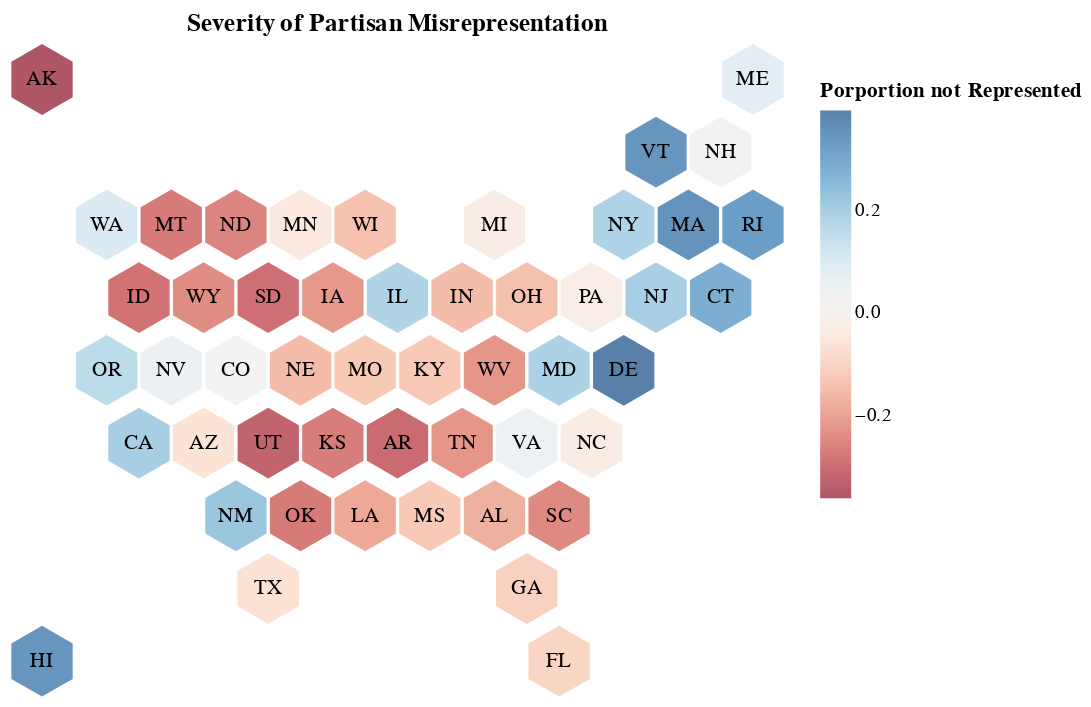

Here is the notebook cell this chart was saved with:
### Code cell
get_viz(2022,"Democratic","Cartogram")

### Figure 1 — Vega-Lite specification as saved in the notebook (floating-point values rounded to 4 significant figures)
{"config": {"view": {"continuousWidth": 400, "continuousHeight": 300, "strokeWidth": 0}, "axis": {"grid": false}, "point": {"filled": true, "shape": "M0,-2.3094010768L2,-1.1547005384 2,1.1547005384 0,2.3094010768 -2,1.1547005384 -2,-1.1547005384Z", "size": 250}}, "layer": [{"mark": "point", "encoding": {"color": {"field": "porp_loss", "legend": {"title": "Porportion not Represented"}, "scale": {"scheme": "redblue"}, "type": "quantitative"}, "text": {"field": "ST", "type": "nominal"}, "tooltip": [{"field": "porp_text", "title": "Porportion Lost", "type": "nominal"}, {"field": "dist_text", "title": "District Deficit", "type": "nominal"}], "x": {"axis": null, "field": "X", "type": "quantitative"}, "y": {"axis": null, "field": "Y", "type": "quantitative"}}}, {"mark": {"type": "text", "align": "center"}, "encoding": {"text": {"field": "ST", "type": "nominal"}, "x": {"field": "X", "type": "quantitative"}, "y": {"field": "Y", "type": "quantitative"}}, "title": "Severity of Partisan Misrepresentation"}], "data": {"name": "data-806e8a8c02b05819747b2dd9f82814bb"}, "$schema": "https://vega.github.io/schema/vega-lite/v4.17.0.json", "datasets": {"data-806e8a8c02b05819747b2dd9f82814bb": [{"year": 2022, "ST": "AL", "PVI": "R+15", "metric": 0.65, "dist_loss": -1.222, "porp_loss": -0.1746, "porp_text": "17% Excluded, Against Dems", "dist_text": "1.22 Dem Districts Lost", "lean": "Dems Excluded", "State": "Alabama", "congress": 118, "Period": "118th Congress (2022)", "event": "2022 Redistricting", "dist_loss_agg": -31.02, "dist_loss_net": 1.582, "status": "Multi District", "state": "Alabama", "Y": -6, "X": 7.5}, {"year": 2022, "ST": "AK", "PVI": "R+9", "metric": 0.59, "dist_loss": -0.3635, "porp_loss": -0.3635, "porp_text": "36% Excluded, Against Dems", "dist_text": "0.36 Dem Districts Lost", "lean": "Dems Excluded", "State": "Alaska", "congress": 118, "Period": "118th Congress (2022)", "event": "2022 Redistricting", "dist_loss_agg": -31.02, "dist_loss_net": 1.582, "status": "Single District", "state": "Alaska", "Y": 0, "X": 0.5}, {"year": 2022, "ST": "AZ", "PVI": "R+3", "metric": 0.53, "dist_loss": -0.5895, "porp_loss": -0.06551, "porp_text": "7% Excluded, Against Dems", "dist_text": "0.59 Dem Districts Lost", "lean": "Dems Excluded", "State": "Arizona", "congress": 118, "Period": "118th Congress (2022)", "event": "2022 Redistricting", "dist_loss_agg": -31.02, "dist_loss_net": 1.582, "status": "Multi District", "state": "Arizona", "Y": -5, "X": 3.0}, {"year": 2022, "ST": "AR", "PVI": "R+16", "metric": 0.66, "dist_loss": -1.221, "porp_loss": -0.3051, "porp_text": "31% Excluded, Against Dems", "dist_text": "1.22 Dem Districts Lost", "lean": "Dems Excluded", "State": "Arkansas", "congress": 118, "Period": "118th Congress (2022)", "event": "2022 Redistricting", "dist_loss_agg": -31.02, "dist_loss_net": 1.582, "status": "Multi District", "state": "Arkansas", "Y": -5, "X": 6.0}, {"year": 2022, "ST": "FL", "PVI": "R+3", "metric": 0.53, "dist_loss": -2.793, "porp_loss": -0.09976, "porp_text": "10% Excluded, Against Dems", "dist_text": "2.79 Dem Districts Lost", "lean": "Dems Excluded", "State": "Florida", "congress": 118, "Period": "118th Congress (2022)", "event": "2022 Redistricting", "dist_loss_agg": -31.02, "dist_loss_net": 1.582, "status": "Multi District", "state": "Florida", "Y": -8, "X": 8.5}, {"year": 2022, "ST": "GA", "PVI": "R+3", "metric": 0.53, "dist_loss": -1.513, "porp_loss": -0.108, "porp_text": "11% Excluded, Against Dems", "dist_text": "1.51 Dem Districts Lost", "lean": "Dems Excluded", "State": "Georgia", "congress": 118, "Period": "118th Congress (2022)", "event": "2022 Redistricting", "dist_loss_agg": -31.02, "dist_loss_net": 1.582, "status": "Multi District", "state": "Georgia", "Y": -7, "X": 8.0}, {"year": 2022, "ST": "ID", "PVI": "R+19", "metric": 0.69, "dist_loss": -0.5735, "porp_loss": -0.2868, "porp_text": "28% Excluded, Against Dems", "dist_text": "0.57 Dem Districts Lost", "lean": "Dems Excluded", "State": "Idaho", "congress": 118, "Period": "118th Congress (2022)", "event": "2022 Redistricting", "dist_loss_agg": -31.02, "dist_loss_net": 1.582, "status": "Multi District", "state": "Idaho", "Y": -3, "X": 2.0}, {"year": 2022, "ST": "IN", "PVI": "R+11", "metric": 0.61, "dist_loss": -1.377, "porp_loss": -0.1529, "porp_text": "15% Excluded, Against Dems", "dist_text": "1.38 Dem Districts Lost", "lean": "Dems Excluded", "State": "Indiana", "congress": 118, "Period": "118th Congress (2022)", "event": "2022 Redistricting", "dist_loss_agg": -31.02, "dist_loss_net": 1.582, "status": "Multi District", "state": "Indiana", "Y": -3, "X": 7.0}, {"year": 2022, "ST": "IA", "PVI": "R+6", "metric": 0.56, "dist_loss": -0.8788, "porp_loss": -0.2197, "porp_text": "22% Excluded, Against Dems", "dist_text": "0.88 Dem Districts Lost", "lean": "Dems Excluded", "State": "Iowa", "congress": 118, "Period": "118th Congress (2022)", "event": "2022 Redistricting", "dist_loss_agg": -31.02, "dist_loss_net": 1.582, "status": "Multi District", "state": "Iowa", "Y": -3, "X": 5.0}, {"year": 2022, "ST": "KS", "PVI": "R+11", "metric": 0.61, "dist_loss": -1.074, "porp_loss": -0.2686, "porp_text": "27% Excluded, Against Dems", "dist_text": "1.07 Dem Districts Lost", "lean": "Dems Excluded", "State": "Kansas", "congress": 118, "Period": "118th Congress (2022)", "event": "2022 Redistricting", "dist_loss_agg": -31.02, "dist_loss_net": 1.582, "status": "Multi District", "state": "Kansas", "Y": -5, "X": 5.0}, {"year": 2022, "ST": "KY", "PVI": "R+16", "metric": 0.66, "dist_loss": -0.7609, "porp_loss": -0.1268, "porp_text": "13% Excluded, Against Dems", "dist_text": "0.76 Dem Districts Lost", "lean": "Dems Excluded", "State": "Kentucky", "congress": 118, "Period": "118th Congress (2022)", "event": "2022 Redistricting", "dist_loss_agg": -31.02, "dist_loss_net": 1.582, "status": "Multi District", "state": "Kentucky", "Y": -4, "X": 6.5}, {"year": 2022, "ST": "LA", "PVI": "R+12", "metric": 0.62, "dist_loss": -1.145, "porp_loss": -0.1908, "porp_text": "19% Excluded, Against Dems", "dist_text": "1.14 Dem Districts Lost", "lean": "Dems Excluded", "State": "Louisiana", "congress": 118, "Period": "118th Congress (2022)", "event": "2022 Redistricting", "dist_loss_agg": -31.02, "dist_loss_net": 1.582, "status": "Multi District", "state": "Louisiana", "Y": -6, "X": 5.5}, {"year": 2022, "ST": "MI", "PVI": "R+1", "metric": 0.51, "dist_loss": -0.3562, "porp_loss": -0.0274, "porp_text": "3% Excluded, Against Dems", "dist_text": "0.36 Dem Districts Lost", "lean": "Dems Excluded", "State": "Michigan", "congress": 118, "Period": "118th Congress (2022)", "event": "2022 Redistricting", "dist_loss_agg": -31.02, "dist_loss_net": 1.582, "status": "Multi District", "state": "Michigan", "Y": -2, "X": 7.5}, {"year": 2022, "ST": "MN", "PVI": "D+1", "metric": 0.49, "dist_loss": -0.3455, "porp_loss": -0.04319, "porp_text": "4% Excluded, Against Dems", "dist_text": "0.35 Dem Districts Lost", "lean": "Dems Excluded", "State": "Minnesota", "congress": 118, "Period": "118th Congress (2022)", "event": "2022 Redistricting", "dist_loss_agg": -31.02, "dist_loss_net": 1.582, "status": "Multi District", "state": "Minnesota", "Y": -2, "X": 4.5}, {"year": 2022, "ST": "MS", "PVI": "R+10", "metric": 0.6, "dist_loss": -0.5115, "porp_loss": -0.1279, "porp_text": "13% Excluded, Against Dems", "dist_text": "0.51 Dem Districts Lost", "lean": "Dems Excluded", "State": "Mississippi", "congress": 118, "Period": "118th Congress (2022)", "event": "2022 Redistricting", "dist_loss_agg": -31.02, "dist_loss_net": 1.582, "status": "Multi District", "state": "Mississippi", "Y": -6, "X": 6.5}, {"year": 2022, "ST": "MO", "PVI": "R+11", "metric": 0.61, "dist_loss": -1.031, "porp_loss": -0.1289, "porp_text": "13% Excluded, Against Dems", "dist_text": "1.03 Dem Districts Lost", "lean": "Dems Excluded", "State": "Missouri (Anticipated)", "congress": 118, "Period": "118th Congress (2022)", "event": "2022 Redistricting", "dist_loss_agg": -31.02, "dist_loss_net": 1.582, "status": "Multi District", "state": "Missouri", "Y": -4, "X": 5.5}, {"year": 2022, "ST": "MT", "PVI": "R+11", "metric": 0.61, "dist_loss": -0.5429, "porp_loss": -0.2715, "porp_text": "27% Excluded, Against Dems", "dist_text": "0.54 Dem Districts Lost", "lean": "Dems Excluded", "State": "Montana", "congress": 118, "Period": "118th Congress (2022)", "event": "2022 Redistricting", "dist_loss_agg": -31.02, "dist_loss_net": 1.582, "status": "Multi District", "state": "Montana", "Y": -2, "X": 2.5}, {"year": 2022, "ST": "NE", "PVI": "R+13", "metric": 0.63, "dist_loss": -0.4659, "porp_loss": -0.1553, "porp_text": "16% Excluded, Against Dems", "dist_text": "0.47 Dem Districts Lost", "lean": "Dems Excluded", "State": "Nebraska ", "congress": 118, "Period": "118th Congress (2022)", "event": "2022 Redistricting", "dist_loss_agg": -31.02, "dist_loss_net": 1.582, "status": "Multi District", "state": "Nebraska ", "Y": -4, "X": 4.5}, {"year": 2022, "ST": "NC", "PVI": "R+3", "metric": 0.53, "dist_loss": -0.3828, "porp_loss": -0.02734, "porp_text": "3% Excluded, Against Dems", "dist_text": "0.38 Dem Districts Lost", "lean": "Dems Excluded", "State": "North Carolina ", "congress": 118, "Period": "118th Congress (2022)", "event": "2022 Redistricting", "dist_loss_agg": -31.02, "dist_loss_net": 1.582, "status": "Multi District", "state": "North Carolina ", "Y": -5, "X": 9.0}, {"year": 2022, "ST": "ND", "PVI": "R+20", "metric": 0.7, "dist_loss": -0.2535, "porp_loss": -0.2535, "porp_text": "25% Excluded, Against Dems", "dist_text": "0.25 Dem Districts Lost", "lean": "Dems Excluded", "State": "North Dakota ", "congress": 118, "Period": "118th Congress (2022)", "event": "2022 Redistricting", "dist_loss_agg": -31.02, "dist_loss_net": 1.582, "status": "Single District", "state": "North Dakota ", "Y": -2, "X": 3.5}, {"year": 2022, "ST": "OH", "PVI": "R+6", "metric": 0.56, "dist_loss": -2.209, "porp_loss": -0.1473, "porp_text": "15% Excluded, Against Dems", "dist_text": "2.21 Dem Districts Lost", "lean": "Dems Excluded", "State": "Ohio ", "congress": 118, "Period": "118th Congress (2022)", "event": "2022 Redistricting", "dist_loss_agg": -31.02, "dist_loss_net": 1.582, "status": "Multi District", "state": "Ohio ", "Y": -3, "X": 8.0}, {"year": 2022, "ST": "OK", "PVI": "R+20", "metric": 0.7, "dist_loss": -1.361, "porp_loss": -0.2721, "porp_text": "27% Excluded, Against Dems", "dist_text": "1.36 Dem Districts Lost", "lean": "Dems Excluded", "State": "Oklahoma ", "congress": 118, "Period": "118th Congress (2022)", "event": "2022 Redistricting", "dist_loss_agg": -31.02, "dist_loss_net": 1.582, "status": "Multi District", "state": "Oklahoma ", "Y": -6, "X": 4.5}, {"year": 2022, "ST": "PA", "PVI": "R+2", "metric": 0.52, "dist_loss": -0.3231, "porp_loss": -0.019, "porp_text": "2% Excluded, Against Dems", "dist_text": "0.32 Dem Districts Lost", "lean": "Dems Excluded", "State": "Pennsylvania", "congress": 118, "Period": "118th Congress (2022)", "event": "2022 Redistricting", "dist_loss_agg": -31.02, "dist_loss_net": 1.582, "status": "Multi District", "state": "Pennsylvania", "Y": -3, "X": 9.0}, {"year": 2022, "ST": "SC", "PVI": "R+8", "metric": 0.58, "dist_loss": -1.712, "porp_loss": -0.2446, "porp_text": "24% Excluded, Against Dems", "dist_text": "1.71 Dem Districts Lost", "lean": "Dems Excluded", "State": "South Carolina ", "congress": 118, "Period": "118th Congress (2022)", "event": "2022 Redistricting", "dist_loss_agg": -31.02, "dist_loss_net": 1.582, "status": "Multi District", "state": "South Carolina ", "Y": -6, "X": 8.5}, {"year": 2022, "ST": "SD", "PVI": "R+16", "metric": 0.66, "dist_loss": -0.2935, "porp_loss": -0.2935, "porp_text": "28% Excluded, Against Dems", "dist_text": "0.29 Dem Districts Lost", "lean": "Dems Excluded", "State": "South Dakota ", "congress": 118, "Period": "118th Congress (2022)", "event": "2022 Redistricting", "dist_loss_agg": -31.02, "dist_loss_net": 1.582, "status": "Single District", "state": "South Dakota ", "Y": -3, "X": 4.0}, {"year": 2022, "ST": "TN", "PVI": "R+14", "metric": 0.64, "dist_loss": -2.012, "porp_loss": -0.2236, "porp_text": "22% Excluded, Against Dems", "dist_text": "2.01 Dem Districts Lost", "lean": "Dems Excluded", "State": "Tennessee ", "congress": 118, "Period": "118th Congress (2022)", "event": "2022 Redistricting", "dist_loss_agg": -31.02, "dist_loss_net": 1.582, "status": "Multi District", "state": "Tennessee ", "Y": -5, "X": 7.0}, {"year": 2022, "ST": "TX", "PVI": "R+5", "metric": 0.55, "dist_loss": -2.591, "porp_loss": -0.06817, "porp_text": "7% Excluded, Against Dems", "dist_text": "2.59 Dem Districts Lost", "lean": "Dems Excluded", "State": "Texas ", "congress": 118, "Period": "118th Congress (2022)", "event": "2022 Redistricting", "dist_loss_agg": -31.02, "dist_loss_net": 1.582, "status": "Multi District", "state": "Texas ", "Y": -7, "X": 4.0}, {"year": 2022, "ST": "UT", "PVI": "R+13", "metric": 0.63, "dist_loss": -1.294, "porp_loss": -0.3235, "porp_text": "32% Excluded, Against Dems", "dist_text": "1.29 Dem Districts Lost", "lean": "Dems Excluded", "State": "Utah ", "congress": 118, "Period": "118th Congress (2022)", "event": "2022 Redistricting", "dist_loss_agg": -31.02, "dist_loss_net": 1.582, "status": "Multi District", "state": "Utah ", "Y": -5, "X": 4.0}, {"year": 2022, "ST": "WV", "PVI": "R+23", "metric": 0.73, "dist_loss": -0.447, "porp_loss": -0.2235, "porp_text": "22% Excluded, Against Dems", "dist_text": "0.45 Dem Districts Lost", "lean": "Dems Excluded", "State": "West Virginia ", "congress": 118, "Period": "118th Congress (2022)", "event": "2022 Redistricting", "dist_loss_agg": -31.02, "dist_loss_net": 1.582, "status": "Multi District", "state": "West Virginia ", "Y": -4, "X": 7.5}, {"year": 2022, "ST": "WI", "PVI": "R+2", "metric": 0.52, "dist_loss": -1.14, "porp_loss": -0.1425, "porp_text": "14% Excluded, Against Dems", "dist_text": "1.14 Dem Districts Lost", "lean": "Dems Excluded", "State": "Wisconsin ", "congress": 118, "Period": "118th Congress (2022)", "event": "2022 Redistricting", "dist_loss_agg": -31.02, "dist_loss_net": 1.582, "status": "Multi District", "state": "Wisconsin ", "Y": -2, "X": 5.5}, {"year": 2022, "ST": "WY", "PVI": "R+26", "metric": 0.76, "dist_loss": -0.24, "porp_loss": -0.24, "porp_text": "24% Excluded, Against Dems", "dist_text": "0.24 Dem Districts Lost", "lean": "Dems Excluded", "State": "Wyoming", "congress": 118, "Period": "118th Congress (2022)", "event": "2022 Redistricting", "dist_loss_agg": -31.02, "dist_loss_net": 1.582, "status": "Single District", "state": "Wyoming", "Y": -3, "X": 3.0}, {"year": 2022, "ST": "CA", "PVI": "D+14", "metric": 0.36, "dist_loss": 10.36, "porp_loss": 0.1992, "porp_text": "20% Excluded, Against GOP", "dist_text": "10.36 GOP Districts Lost", "lean": "GOP Excluded", "State": "California", "congress": 118, "Period": "118th Congress (2022)", "event": "2022 Redistricting", "dist_loss_agg": 32.6, "dist_loss_net": 1.582, "status": "Multi District", "state": "California", "Y": -5, "X": 2.0}, {"year": 2022, "ST": "CO", "PVI": "D+3", "metric": 0.47, "dist_loss": 0.1893, "porp_loss": 0.02367, "porp_text": "2% Excluded, Against GOP", "dist_text": "0.19 GOP Districts Lost", "lean": "GOP Excluded", "State": "Colorado", "congress": 118, "Period": "118th Congress (2022)", "event": "2022 Redistricting", "dist_loss_agg": 32.6, "dist_loss_net": 1.582, "status": "Multi District", "state": "Colorado", "Y": -4, "X": 3.5}, {"year": 2022, "ST": "CT", "PVI": "D+7", "metric": 0.43, "dist_loss": 1.419, "porp_loss": 0.2838, "porp_text": "28% Excluded, Against GOP", "dist_text": "1.42 GOP Districts Lost", "lean": "GOP Excluded", "State": "Connecticut", "congress": 118, "Period": "118th Congress (2022)", "event": "2022 Redistricting", "dist_loss_agg": 32.6, "dist_loss_net": 1.582, "status": "Multi District", "state": "Connecticut", "Y": -3, "X": 11.0}, {"year": 2022, "ST": "DE", "PVI": "D+6", "metric": 0.44, "dist_loss": 0.3954, "porp_loss": 0.3954, "porp_text": "40% Excluded, Against GOP", "dist_text": "0.4 GOP Districts Lost", "lean": "GOP Excluded", "State": "Delaware", "congress": 118, "Period": "118th Congress (2022)", "event": "2022 Redistricting", "dist_loss_agg": 32.6, "dist_loss_net": 1.582, "status": "Single District", "state": "Delaware", "Y": -4, "X": 9.5}, {"year": 2022, "ST": "HI", "PVI": "D+15", "metric": 0.35, "dist_loss": 0.6911, "porp_loss": 0.3456, "porp_text": "35% Excluded, Against GOP", "dist_text": "0.69 GOP Districts Lost", "lean": "GOP Excluded", "State": "Hawaii", "congress": 118, "Period": "118th Congress (2022)", "event": "2022 Redistricting", "dist_loss_agg": 32.6, "dist_loss_net": 1.582, "status": "Multi District", "state": "Hawaii", "Y": -8, "X": 0.5}, {"year": 2022, "ST": "IL", "PVI": "D+7", "metric": 0.43, "dist_loss": 3.13, "porp_loss": 0.1841, "porp_text": "18% Excluded, Against GOP", "dist_text": "3.13 GOP Districts Lost", "lean": "GOP Excluded", "State": "Illinois", "congress": 118, "Period": "118th Congress (2022)", "event": "2022 Redistricting", "dist_loss_agg": 32.6, "dist_loss_net": 1.582, "status": "Multi District", "state": "Illinois", "Y": -3, "X": 6.0}, {"year": 2022, "ST": "ME", "PVI": "D+1", "metric": 0.49, "dist_loss": 0.1662, "porp_loss": 0.08308, "porp_text": "8% Excluded, Against GOP", "dist_text": "0.17 GOP Districts Lost", "lean": "GOP Excluded", "State": "Maine", "congress": 118, "Period": "118th Congress (2022)", "event": "2022 Redistricting", "dist_loss_agg": 32.6, "dist_loss_net": 1.582, "status": "Multi District", "state": "Maine", "Y": 0, "X": 11.5}, {"year": 2022, "ST": "MD", "PVI": "D+14", "metric": 0.36, "dist_loss": 1.502, "porp_loss": 0.1878, "porp_text": "19% Excluded, Against GOP", "dist_text": "1.5 GOP Districts Lost", "lean": "GOP Excluded", "State": "Maryland", "congress": 118, "Period": "118th Congress (2022)", "event": "2022 Redistricting", "dist_loss_agg": 32.6, "dist_loss_net": 1.582, "status": "Multi District", "state": "Maryland", "Y": -4, "X": 8.5}, {"year": 2022, "ST": "MA", "PVI": "D+14", "metric": 0.36, "dist_loss": 3.164, "porp_loss": 0.3516, "porp_text": "35% Excluded, Against GOP", "dist_text": "3.16 GOP Districts Lost", "lean": "GOP Excluded", "State": "Massachusetts", "congress": 118, "Period": "118th Congress (2022)", "event": "2022 Redistricting", "dist_loss_agg": 32.6, "dist_loss_net": 1.582, "status": "Multi District", "state": "Massachusetts", "Y": -2, "X": 10.5}, {"year": 2022, "ST": "NV", "PVI": "R+0", "metric": 0.5, "dist_loss": 0.2007, "porp_loss": 0.05018, "porp_text": "5% Excluded, Against GOP", "dist_text": "0.2 GOP Districts Lost", "lean": "GOP Excluded", "State": "Nevada ", "congress": 118, "Period": "118th Congress (2022)", "event": "2022 Redistricting", "dist_loss_agg": 32.6, "dist_loss_net": 1.582, "status": "Multi District", "state": "Nevada ", "Y": -4, "X": 2.5}, {"year": 2022, "ST": "NH", "PVI": "R+0", "metric": 0.5, "dist_loss": 0.06945, "porp_loss": 0.03473, "porp_text": "3% Excluded, Against GOP", "dist_text": "0.07 GOP Districts Lost", "lean": "GOP Excluded", "State": "New Hampshire  (Anticipated)", "congress": 118, "Period": "118th Congress (2022)", "event": "2022 Redistricting", "dist_loss_agg": 32.6, "dist_loss_net": 1.582, "status": "Multi District", "state": "New Hampshire ", "Y": -1, "X": 11.0}, {"year": 2022, "ST": "NJ", "PVI": "D+6", "metric": 0.44, "dist_loss": 2.348, "porp_loss": 0.1957, "porp_text": "20% Excluded, Against GOP", "dist_text": "2.35 GOP Districts Lost", "lean": "GOP Excluded", "State": "New Jersey ", "congress": 118, "Period": "118th Congress (2022)", "event": "2022 Redistricting", "dist_loss_agg": 32.6, "dist_loss_net": 1.582, "status": "Multi District", "state": "New Jersey ", "Y": -3, "X": 10.0}, {"year": 2022, "ST": "NM", "PVI": "D+3", "metric": 0.47, "dist_loss": 0.664, "porp_loss": 0.2213, "porp_text": "22% Excluded, Against GOP", "dist_text": "0.66 GOP Districts Lost", "lean": "GOP Excluded", "State": "New Mexico ", "congress": 118, "Period": "118th Congress (2022)", "event": "2022 Redistricting", "dist_loss_agg": 32.6, "dist_loss_net": 1.582, "status": "Multi District", "state": "New Mexico ", "Y": -6, "X": 3.5}, {"year": 2022, "ST": "NY", "PVI": "D+10", "metric": 0.4, "dist_loss": 4.82, "porp_loss": 0.1854, "porp_text": "19% Excluded, Against GOP", "dist_text": "4.82 GOP Districts Lost", "lean": "GOP Excluded", "State": "New York ", "congress": 118, "Period": "118th Congress (2022)", "event": "2022 Redistricting", "dist_loss_agg": 32.6, "dist_loss_net": 1.582, "status": "Multi District", "state": "New York ", "Y": -2, "X": 9.5}, {"year": 2022, "ST": "OR", "PVI": "D+6", "metric": 0.44, "dist_loss": 0.9639, "porp_loss": 0.1606, "porp_text": "16% Excluded, Against GOP", "dist_text": "0.96 GOP Districts Lost", "lean": "GOP Excluded", "State": "Oregon ", "congress": 118, "Period": "118th Congress (2022)", "event": "2022 Redistricting", "dist_loss_agg": 32.6, "dist_loss_net": 1.582, "status": "Multi District", "state": "Oregon ", "Y": -4, "X": 1.5}, {"year": 2022, "ST": "RI", "PVI": "D+8", "metric": 0.42, "dist_loss": 0.6481, "porp_loss": 0.324, "porp_text": "32% Excluded, Against GOP", "dist_text": "0.65 GOP Districts Lost", "lean": "GOP Excluded", "State": "Rhode Island ", "congress": 118, "Period": "118th Congress (2022)", "event": "2022 Redistricting", "dist_loss_agg": 32.6, "dist_loss_net": 1.582, "status": "Multi District", "state": "Rhode Island ", "Y": -2, "X": 11.5}, {"year": 2022, "ST": "VT", "PVI": "D+15", "metric": 0.35, "dist_loss": 0.3456, "porp_loss": 0.3456, "porp_text": "35% Excluded, Against GOP", "dist_text": "0.35 GOP Districts Lost", "lean": "GOP Excluded", "State": "Vermont ", "congress": 118, "Period": "118th Congress (2022)", "event": "2022 Redistricting", "dist_loss_agg": 32.6, "dist_loss_net": 1.582, "status": "Single District", "state": "Vermont ", "Y": -1, "X": 10.0}, {"year": 2022, "ST": "VA", "PVI": "D+2", "metric": 0.48, "dist_loss": 0.5176, "porp_loss": 0.04705, "porp_text": "5% Excluded, Against GOP", "dist_text": "0.52 GOP Districts Lost", "lean": "GOP Excluded", "State": "Virginia ", "congress": 118, "Period": "118th Congress (2022)", "event": "2022 Redistricting", "dist_loss_agg": 32.6, "dist_loss_net": 1.582, "status": "Multi District", "state": "Virginia ", "Y": -5, "X": 8.0}, {"year": 2022, "ST": "WA", "PVI": "D+8", "metric": 0.42, "dist_loss": 1.01, "porp_loss": 0.101, "porp_text": "10% Excluded, Against GOP", "dist_text": "1.01 GOP Districts Lost", "lean": "GOP Excluded", "State": "Washington ", "congress": 118, "Period": "118th Congress (2022)", "event": "2022 Redistricting", "dist_loss_agg": 32.6, "dist_loss_net": 1.582, "status": "Multi District", "state": "Washington ", "Y": -2, "X": 1.5}]}}
